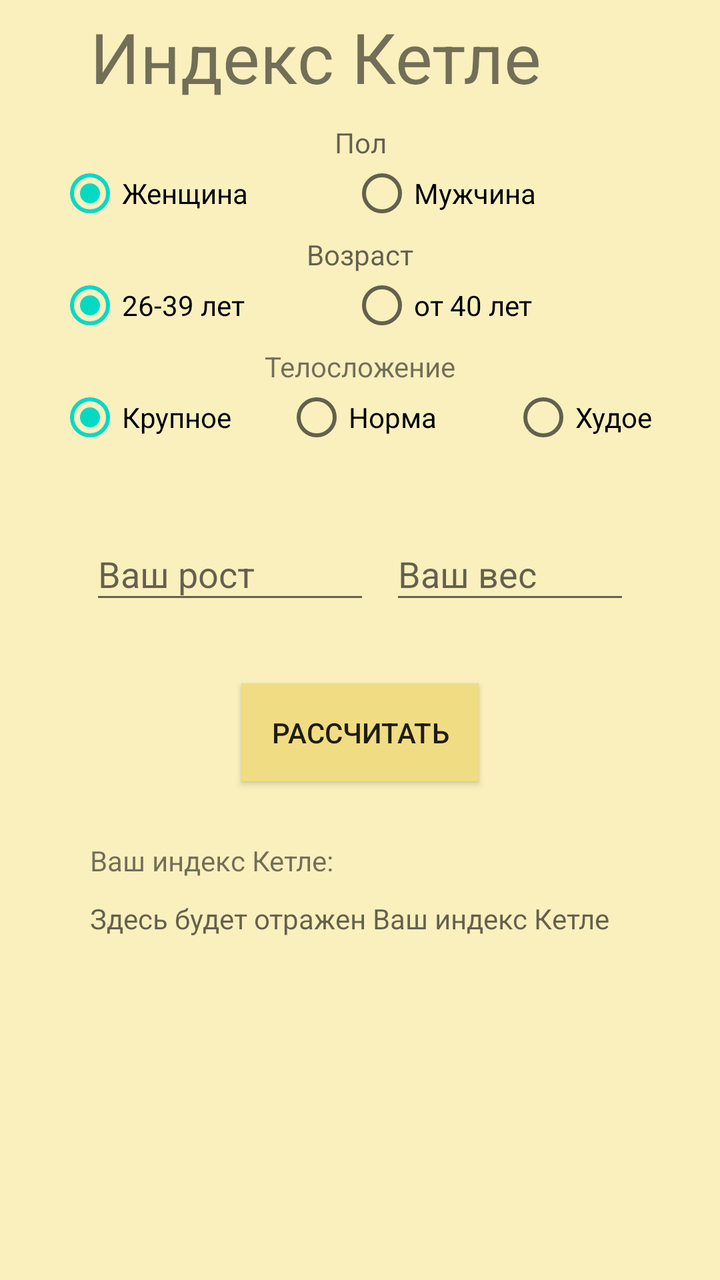
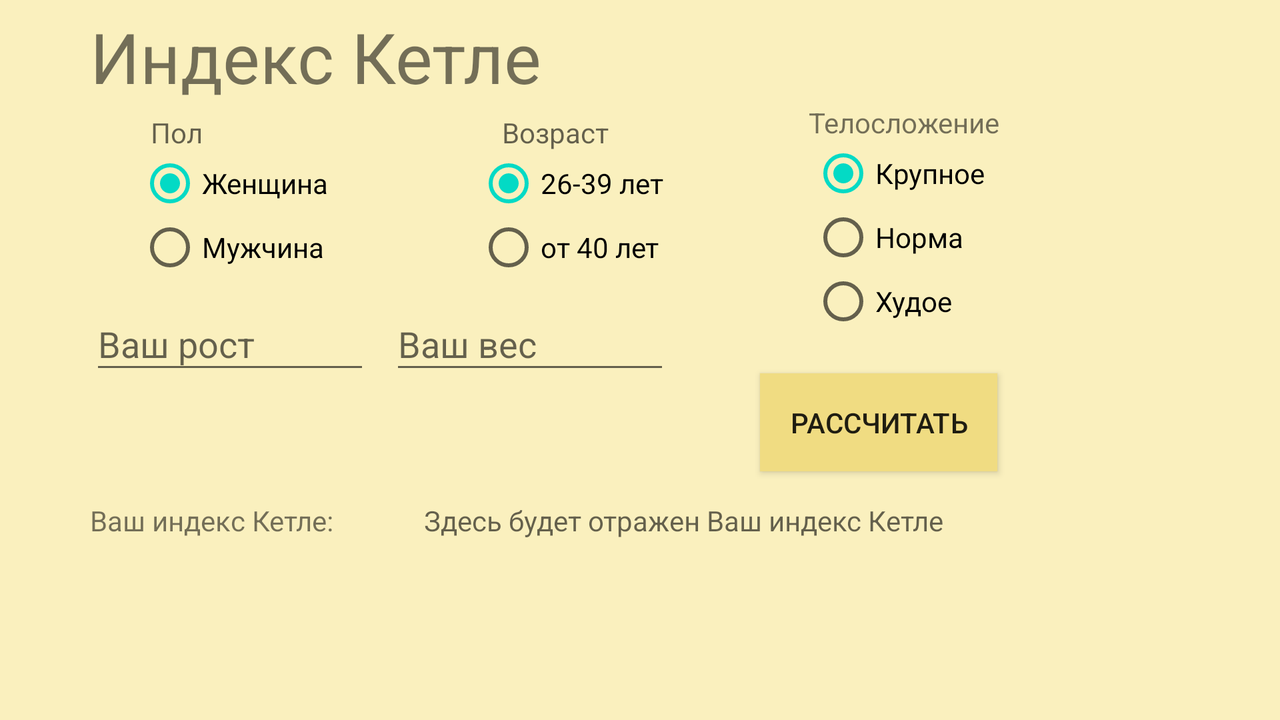

Compare how this app lays out the same screen by default and in its alternative resource folder. The renders come first, then the two layout files and the values they reference.
<!-- AndroidManifest.xml: application theme AppTheme.NoActionBar -->
<!-- res/layout/index_ketle.xml -->
<?xml version="1.0" encoding="utf-8"?>
<androidx.constraintlayout.widget.ConstraintLayout xmlns:android="http://schemas.android.com/apk/res/android"
    xmlns:app="http://schemas.android.com/apk/res-auto"
    xmlns:tools="http://schemas.android.com/tools"
    android:layout_width="match_parent"
    android:layout_height="match_parent"
    android:background="#FAF0BE"
    tools:context=".IndexKetle">

        <TextView
            android:id="@+id/textTitle"
            android:layout_width="0dp"
            android:layout_height="wrap_content"
            android:layout_marginStart="45dp"
            android:layout_marginTop="5dp"
            android:layout_marginEnd="45dp"
            android:text="@string/index_ketle"
            android:textSize="35sp"
            app:layout_constraintEnd_toEndOf="parent"
            app:layout_constraintStart_toStartOf="parent"
            app:layout_constraintTop_toTopOf="parent" />
    <TextView
        android:id="@+id/text_gender"
        android:layout_width="0dp"
        android:layout_height="wrap_content"
        android:layout_marginStart="45dp"
        android:layout_marginTop="10dp"
        android:layout_marginEnd="45dp"
        android:hint="@string/text_gender"
        android:gravity="center"
        app:layout_constraintEnd_toEndOf="parent"
        app:layout_constraintHorizontal_bias="0.0"
        app:layout_constraintStart_toStartOf="parent"
        app:layout_constraintTop_toBottomOf="@+id/textTitle" />


    <RadioGroup
        android:id="@+id/gender"
        android:layout_width="match_parent"
        android:layout_height="wrap_content"
        android:layout_marginStart="5dp"
        android:layout_marginEnd="15dp"
        android:orientation="horizontal"
        app:layout_constraintEnd_toEndOf="parent"
        app:layout_constraintStart_toStartOf="parent"
        app:layout_constraintTop_toBottomOf="@+id/text_gender">

        <RadioButton
            android:id="@+id/radio_woman"
            android:layout_width="match_parent"
            android:layout_height="wrap_content"
            android:layout_marginStart="24dp"
            android:layout_weight="1"
            android:checked="true"
            android:text="@string/woman" />

        <RadioButton
            android:id="@+id/radio_man"
            android:layout_width="match_parent"
            android:layout_height="wrap_content"
            android:layout_weight="1"
            android:text="@string/man" />
    </RadioGroup>

    <TextView
        android:id="@+id/text_age"
        android:layout_width="0dp"
        android:layout_height="wrap_content"
        android:layout_marginStart="45dp"
        android:layout_marginTop="5dp"
        android:layout_marginEnd="45dp"
        android:hint="@string/text_age"
        android:gravity="center"

        app:layout_constraintEnd_toEndOf="parent"
        app:layout_constraintHorizontal_bias="0.0"
        app:layout_constraintStart_toStartOf="parent"
        app:layout_constraintTop_toBottomOf="@+id/gender" />
    <RadioGroup
        android:id="@+id/age"
        android:layout_width="match_parent"
        android:layout_height="wrap_content"
        android:layout_marginStart="5dp"
        android:layout_marginEnd="15dp"
        android:orientation="horizontal"
        app:layout_constraintEnd_toEndOf="parent"
        app:layout_constraintStart_toStartOf="parent"
        app:layout_constraintTop_toBottomOf="@+id/text_age">

        <RadioButton
            android:id="@+id/twenty"
            android:layout_width="match_parent"
            android:layout_height="wrap_content"
            android:layout_marginStart="24dp"
            android:layout_weight="1"
            android:checked="true"
            android:text="@string/twenty" />

        <RadioButton
            android:id="@+id/forty"
            android:layout_width="match_parent"
            android:layout_height="wrap_content"
            android:layout_weight="1"
            android:text="@string/forty" />
    </RadioGroup>

    <TextView
        android:id="@+id/body_text"
        android:layout_width="0dp"
        android:layout_height="wrap_content"
        android:layout_marginStart="45dp"
        android:layout_marginTop="5dp"
        android:layout_marginEnd="45dp"
        android:text="@string/body_text"
        android:gravity="center"
        app:layout_constraintEnd_toEndOf="parent"
        app:layout_constraintHorizontal_bias="0.0"
        app:layout_constraintStart_toStartOf="parent"
        app:layout_constraintTop_toBottomOf="@+id/age" />
    <RadioGroup
        android:id="@+id/body"
        android:layout_width="match_parent"
        android:layout_height="wrap_content"
        android:layout_marginStart="5dp"
        android:layout_marginEnd="15dp"
        android:orientation="horizontal"
        app:layout_constraintEnd_toEndOf="parent"
        app:layout_constraintStart_toStartOf="parent"
        app:layout_constraintTop_toBottomOf="@+id/body_text">

        <RadioButton
            android:id="@+id/large"
            android:layout_width="match_parent"
            android:layout_height="wrap_content"
            android:layout_marginLeft="24dp"
            android:checked="true"
            android:layout_weight="1"
            android:text="@string/large" />

        <RadioButton
            android:id="@+id/normal"
            android:layout_width="match_parent"
            android:layout_height="wrap_content"
            android:layout_marginLeft="24dp"
            android:layout_weight="1"
            android:text="@string/normal" />

        <RadioButton
            android:id="@+id/thin"
            android:layout_width="match_parent"
            android:layout_height="wrap_content"
            android:layout_marginLeft="24dp"
            android:layout_weight="1"
            android:text="@string/thin" />
    </RadioGroup>


    <com.google.android.material.textfield.TextInputLayout
        android:id="@+id/textInputLayout"
        android:layout_width="140dp"
        android:layout_height="57dp"
        android:layout_marginStart="45dp"
        android:layout_marginTop="30dp"
        android:hint="@string/height"
        app:layout_constraintStart_toStartOf="parent"
        app:layout_constraintTop_toBottomOf="@+id/body">

        <com.google.android.material.textfield.TextInputEditText
            android:id="@+id/input_height"
            android:layout_width="match_parent"
            android:layout_height="wrap_content"
            android:inputType="number" />
    </com.google.android.material.textfield.TextInputLayout>

    <com.google.android.material.textfield.TextInputLayout
        android:id="@+id/textInputLayout2"
        android:layout_width="0dp"
        android:layout_height="57dp"
        android:layout_marginStart="10dp"
        android:layout_marginTop="30dp"
        android:layout_marginEnd="45dp"
        android:hint="@string/input_weight"
        app:layout_constraintEnd_toEndOf="parent"
        app:layout_constraintHorizontal_bias="0.0"
        app:layout_constraintStart_toEndOf="@+id/textInputLayout"
        app:layout_constraintTop_toBottomOf="@+id/body">

        <com.google.android.material.textfield.TextInputEditText
            android:id="@+id/input_weight"
            android:layout_width="match_parent"
            android:layout_height="wrap_content"
            android:inputType="numberDecimal" />
    </com.google.android.material.textfield.TextInputLayout>

    <Button
        android:id="@+id/calculate"
        android:layout_width="wrap_content"
        android:layout_height="wrap_content"
        android:layout_marginStart="147dp"
        android:layout_marginTop="30dp"
        android:layout_marginEnd="147dp"
        android:background="#F0DC82"
        android:gravity="center"
        android:padding="15dp"
        android:text="@string/calculate"
        app:layout_constraintEnd_toEndOf="parent"
        app:layout_constraintStart_toStartOf="parent"
        app:layout_constraintTop_toBottomOf="@+id/textInputLayout2" />

    <TextView
        android:id="@+id/index_ketle_output"
        android:layout_width="0dp"
        android:layout_height="wrap_content"
        android:layout_marginStart="45dp"
        android:layout_marginTop="30dp"
        android:layout_marginEnd="45dp"
        android:text="@string/index_ketle_output"
        app:layout_constraintEnd_toEndOf="parent"
        app:layout_constraintHorizontal_bias="0.0"
        app:layout_constraintStart_toStartOf="parent"
        app:layout_constraintTop_toBottomOf="@+id/calculate" />

        <TextView
            android:id="@+id/index_ketle_value"
            android:layout_width="0dp"
            android:layout_height="wrap_content"
            android:layout_marginStart="45dp"
            android:layout_marginTop="10dp"
            android:layout_marginEnd="45dp"
            android:textSize="40sp"
            android:hint="@string/nothing"
            app:layout_constraintEnd_toEndOf="parent"
            app:layout_constraintHorizontal_bias="0.0"
            app:layout_constraintStart_toStartOf="parent"
            app:layout_constraintTop_toBottomOf="@+id/index_ketle_output" />

        <TextView
            android:id="@+id/index_ketle_temp"
            android:layout_width="0dp"
            android:layout_height="wrap_content"
            android:layout_marginStart="45dp"
            android:layout_marginTop="10dp"
            android:layout_marginEnd="45dp"
            android:hint="@string/index_ketle_value"
            app:layout_constraintEnd_toEndOf="parent"
            app:layout_constraintHorizontal_bias="0.0"
            app:layout_constraintStart_toStartOf="parent"
            app:layout_constraintTop_toBottomOf="@+id/index_ketle_output" />

    <TextView
        android:id="@+id/answer"
        android:layout_width="0dp"
        android:layout_height="wrap_content"
        android:layout_marginStart="45dp"
        android:layout_marginTop="10dp"
        android:layout_marginEnd="45dp"
        android:hint="@string/nothing"
        app:layout_constraintEnd_toEndOf="parent"
        app:layout_constraintHorizontal_bias="0.0"
        app:layout_constraintStart_toStartOf="parent"
        app:layout_constraintTop_toBottomOf="@+id/index_ketle_value" />

</androidx.constraintlayout.widget.ConstraintLayout>
<!-- resources referenced by this layout -->
<resources>
  <string name="body_text">Телосложение</string>
  <string name="calculate">Рассчитать</string>
  <string name="forty">от 40 лет</string>
  <string name="height">Ваш рост</string>
  <string name="index_ketle">"Индекс Кетле"</string>
  <string name="index_ketle_output">Ваш индекс Кетле: </string>
  <string name="index_ketle_value">Здесь будет отражен Ваш индекс Кетле</string>
  <string name="input_weight">Ваш вес</string>
  <string name="large">Крупное</string>
  <string name="man">Мужчина</string>
  <string name="normal">Норма</string>
  <string name="nothing"> </string>
  <string name="text_age">Возраст</string>
  <string name="text_gender">Пол</string>
  <string name="thin">Худое</string>
  <string name="twenty">26-39 лет</string>
  <string name="woman">Женщина</string>
  <style name="AppTheme.NoActionBar">
          <item name="windowActionBar">false</item>
          <item name="windowNoTitle">true</item>
      </style>
</resources>
<!-- res/layout-land/index_ketle.xml (the repository's variant of the layout above) -->
<!-- drawn on the phone turned sideways -->
<?xml version="1.0" encoding="utf-8"?>
<androidx.constraintlayout.widget.ConstraintLayout xmlns:android="http://schemas.android.com/apk/res/android"
    xmlns:app="http://schemas.android.com/apk/res-auto"
    xmlns:tools="http://schemas.android.com/tools"
    android:layout_width="match_parent"
    android:layout_height="match_parent"
    android:background="#FAF0BE"
    tools:context=".IndexKetle">



        <TextView
            android:id="@+id/textTitle"
            android:layout_width="0dp"
            android:layout_height="wrap_content"
            android:layout_marginStart="45dp"
            android:layout_marginTop="5dp"
            android:layout_marginEnd="45dp"
            android:text="@string/index_ketle"
            android:textSize="35sp"
            app:layout_constraintEnd_toEndOf="parent"
            app:layout_constraintStart_toStartOf="parent"
            app:layout_constraintTop_toTopOf="parent" />

        <TextView
            android:id="@+id/text_gender"
            android:layout_width="0dp"
            android:layout_height="wrap_content"
            android:layout_marginStart="75dp"
            android:layout_marginTop="5dp"
            android:gravity="center"
            android:hint="@string/text_gender"
            app:layout_constraintStart_toStartOf="parent"
            app:layout_constraintTop_toBottomOf="@+id/textTitle" />


        <RadioGroup
            android:id="@+id/gender"
            android:layout_width="0dp"
            android:layout_height="wrap_content"
            android:layout_marginStart="45dp"
            android:orientation="vertical"
            app:layout_constraintStart_toStartOf="parent"
            app:layout_constraintTop_toBottomOf="@+id/text_gender">

            <RadioButton
                android:id="@+id/radio_woman"
                android:layout_width="match_parent"
                android:layout_height="wrap_content"
                android:layout_marginStart="24dp"
                android:layout_weight="1"
                android:checked="true"
                android:text="@string/woman" />

            <RadioButton
                android:id="@+id/radio_man"
                android:layout_width="match_parent"
                android:layout_height="wrap_content"
                android:layout_marginStart="24dp"
                android:layout_weight="1"
                android:text="@string/man" />
        </RadioGroup>

        <TextView
            android:id="@+id/text_age"
            android:layout_width="0dp"
            android:layout_height="wrap_content"
            android:layout_marginStart="150dp"
            android:layout_marginTop="5dp"

            android:gravity="center"
            android:hint="@string/text_age"
            app:layout_constraintStart_toEndOf="@+id/text_gender"
            app:layout_constraintTop_toBottomOf="@+id/textTitle" />

        <RadioGroup
            android:id="@+id/age"
            android:layout_width="0dp"
            android:layout_height="wrap_content"
            android:layout_marginStart="50dp"
            android:orientation="vertical"
            app:layout_constraintStart_toEndOf="@+id/gender"
            app:layout_constraintTop_toBottomOf="@+id/text_age">

            <RadioButton
                android:id="@+id/twenty"
                android:layout_width="match_parent"
                android:layout_height="wrap_content"
                android:layout_marginStart="24dp"
                android:layout_weight="1"
                android:checked="true"
                android:text="@string/twenty" />

            <RadioButton
                android:id="@+id/forty"
                android:layout_width="match_parent"
                android:layout_height="wrap_content"
                android:layout_marginStart="24dp"
                android:layout_weight="1"
                android:text="@string/forty" />
        </RadioGroup>

        <TextView
            android:id="@+id/body_text"
            android:layout_width="wrap_content"
            android:layout_height="wrap_content"
            android:layout_marginStart="100dp"
            android:gravity="center"
            android:text="@string/body_text"
            app:layout_constraintStart_toEndOf="@+id/text_age"
            app:layout_constraintTop_toBottomOf="@+id/textTitle" />

        <RadioGroup
            android:id="@+id/body"
            android:layout_width="0dp"
            android:layout_height="wrap_content"
            android:layout_marginStart="50dp"
            android:orientation="vertical"
            app:layout_constraintStart_toEndOf="@+id/age"
            app:layout_constraintTop_toBottomOf="@+id/body_text">

            <RadioButton
                android:id="@+id/large"
                android:layout_width="match_parent"
                android:layout_height="wrap_content"
                android:layout_marginLeft="24dp"
                android:layout_weight="1"
                android:checked="true"
                android:text="@string/large" />

            <RadioButton
                android:id="@+id/normal"
                android:layout_width="match_parent"
                android:layout_height="wrap_content"
                android:layout_marginLeft="24dp"
                android:layout_weight="1"
                android:text="@string/normal" />

            <RadioButton
                android:id="@+id/thin"
                android:layout_width="match_parent"
                android:layout_height="wrap_content"
                android:layout_marginLeft="24dp"
                android:layout_weight="1"
                android:text="@string/thin" />
        </RadioGroup>


    <com.google.android.material.textfield.TextInputLayout
        android:id="@+id/textInputLayout"
        android:layout_width="140dp"
        android:layout_height="57dp"
        android:layout_marginStart="45dp"
        android:hint="@string/height"
        app:layout_constraintStart_toStartOf="parent"
        app:layout_constraintTop_toBottomOf="@+id/gender">

        <com.google.android.material.textfield.TextInputEditText
            android:id="@+id/input_height"
            android:layout_width="match_parent"
            android:layout_height="wrap_content"
            android:inputType="number" />
    </com.google.android.material.textfield.TextInputLayout>

    <com.google.android.material.textfield.TextInputLayout
        android:id="@+id/textInputLayout2"
        android:layout_width="140dp"
        android:layout_height="57dp"
        android:layout_marginStart="10dp"
        android:hint="@string/input_weight"
        app:layout_constraintStart_toEndOf="@+id/textInputLayout"
        app:layout_constraintTop_toBottomOf="@+id/age">

        <com.google.android.material.textfield.TextInputEditText
            android:id="@+id/input_weight"
            android:layout_width="match_parent"
            android:layout_height="wrap_content"
            android:inputType="numberDecimal" />
    </com.google.android.material.textfield.TextInputLayout>

    <Button
        android:id="@+id/calculate"
        android:layout_width="wrap_content"
        android:layout_height="wrap_content"
        android:layout_marginStart="45dp"
        android:layout_marginTop="20dp"
        android:background="#F0DC82"
        android:gravity="center"
        android:padding="15dp"
        android:text="@string/calculate"
        app:layout_constraintStart_toEndOf="@+id/textInputLayout2"
        app:layout_constraintTop_toBottomOf="@+id/body" />


    <TextView
        android:id="@+id/weight"
        android:layout_width="wrap_content"
        android:layout_height="18dp"
        android:layout_marginStart="45dp"
        android:layout_marginTop="15dp"
        android:text="@string/index_ketle_output"
        app:layout_constraintStart_toStartOf="parent"
        app:layout_constraintTop_toBottomOf="@+id/calculate" />

    <TextView
        android:id="@+id/index_ketle_value"
        android:layout_width="100dp"
        android:layout_height="wrap_content"
        android:layout_marginStart="10dp"
        android:hint="@string/nothing"
        android:textSize="30sp"
        app:layout_constraintStart_toEndOf="@+id/weight"
        app:layout_constraintTop_toBottomOf="@+id/calculate" />

    <TextView
        android:id="@+id/index_ketle_temp"
        android:layout_width="0dp"
        android:layout_height="wrap_content"
        android:layout_marginStart="45dp"
        android:layout_marginTop="15dp"
        android:layout_marginEnd="45dp"
        android:hint="@string/index_ketle_value"
        app:layout_constraintEnd_toEndOf="parent"
        app:layout_constraintHorizontal_bias="0.0"
        app:layout_constraintStart_toEndOf="@+id/weight"
        app:layout_constraintTop_toBottomOf="@+id/calculate" />

    <TextView
        android:id="@+id/answer"
        android:layout_width="0dp"
        android:layout_height="wrap_content"
        android:layout_marginStart="45dp"
        android:layout_marginTop="15dp"
        android:layout_marginEnd="45dp"
        android:hint="@string/nothing"
        app:layout_constraintEnd_toEndOf="parent"
        app:layout_constraintHorizontal_bias="0.0"
        app:layout_constraintStart_toEndOf="@+id/textInputLayout2"
        app:layout_constraintTop_toBottomOf="@+id/calculate" />

</androidx.constraintlayout.widget.ConstraintLayout>
